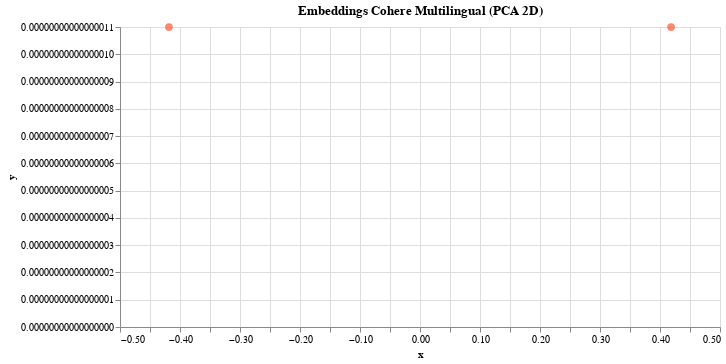

Source (notebook cell):
### Code cell
alt.Chart(df_mapa, width=600, height=300, title="Embeddings Cohere Multilingual (PCA 2D)").mark_circle(size=60, color="#FF5733").encode(
    x='x',
    y='y',
    tooltip=['text']
)

### Figure 1 — Vega-Lite specification as saved in the notebook (floating-point values rounded to 4 significant figures)
{"config": {"view": {"continuousWidth": 300, "continuousHeight": 300}}, "data": {"name": "data-714e9cf79e6c2579ee78ce87d1f613ba"}, "mark": {"type": "circle", "color": "#FF5733", "size": 60}, "encoding": {"tooltip": [{"field": "text", "type": "nominal"}], "x": {"field": "x", "type": "quantitative"}, "y": {"field": "y", "type": "quantitative"}}, "height": 300, "title": "Embeddings Cohere Multilingual (PCA 2D)", "width": 600, "$schema": "https://vega.github.io/schema/vega-lite/v5.17.0.json", "datasets": {"data-714e9cf79e6c2579ee78ce87d1f613ba": [{"text": "Platano", "x": -0.4184, "y": 1.1e-16}, {"text": "Banana", "x": 0.4184, "y": 1.1e-16}]}}
